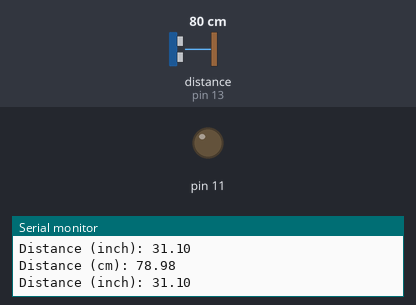
Recording of a sketch running on a simulated Arduino Uno, built with avr-gcc and run on an emulated ATmega328P. Parts: output pins drawn as LEDs (lit = HIGH), the last lines printed to the serial monitor. Wiring (inferred from the names in the program): ultrasonic range finder: trigger pin 12; echo pin 13. Inputs (shaded band) come from the test bench; at power-on: distance to the obstacle (sensor on pin 13) 80 cm. The echo pulse lasts 58.3 µs per cm; pins used as bus, display or sensor lines are not drawn.

Above: at 1.8 s.
1.9 s: distance to the obstacle (sensor on pin 13) set to 12 cm
4.2 s: distance to the obstacle (sensor on pin 13) set to 9 cm
At 7.1 s:
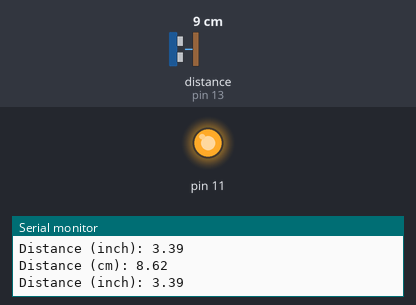
7.5 s: distance to the obstacle (sensor on pin 13) set to 55 cm
10.2 s: distance to the obstacle (sensor on pin 13) set to 66 cm
At 12.6 s:
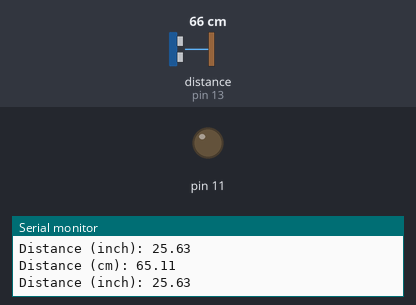
13.5 s: distance to the obstacle (sensor on pin 13) set to 2 cm
At 15.3 s:
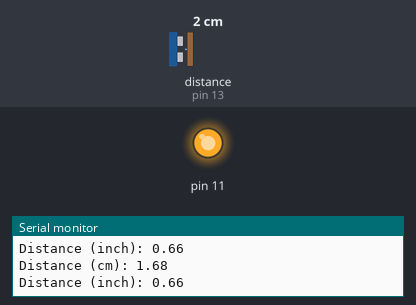
Timing chart, 0 to 16.8 s (numbered marks = the images above; inputs shaded):
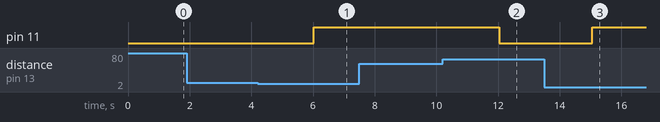

The sketch:

Water_Pump_Controller.ino
```cpp
const int trigPin = 12;
const int echoPin = 13;

//define sound velocity in cm/uS
#define SOUND_VELOCITY 0.034
#define CM_TO_INCH 0.393701

#define TOPCHECK 10
#define BOTTOMCHECK 60

long duration;
float distanceCm;
float distanceInch;

void setup() {
  Serial.begin(115200); // Starts the serial communication
  pinMode(trigPin, OUTPUT); // Sets the trigPin as an Output
  pinMode(echoPin, INPUT); // Sets the echoPin as an Input
  pinMode(11, OUTPUT);
}

void loop() {
  // Clears the trigPin
  digitalWrite(trigPin, LOW);
  delayMicroseconds(2);
  // Sets the trigPin on HIGH state for 10 micro seconds
  digitalWrite(trigPin, HIGH);
  delayMicroseconds(10);
  digitalWrite(trigPin, LOW);

  // Reads the echoPin, returns the sound wave travel time in microseconds
  duration = pulseIn(echoPin, HIGH);

  // Calculate the distance
  distanceCm = duration * SOUND_VELOCITY/2;

  // Convert to inches
  distanceInch = distanceCm * CM_TO_INCH;

  // Prints the distance on the Serial Monitor
  Serial.print("Distance (cm): ");
  Serial.println(distanceCm);
  Serial.print("Distance (inch): ");
  Serial.println(distanceInch);

  delay(1000);

  if(distanceCm < TOPCHECK) {
    digitalWrite(11, HIGH);
  }

  if(distanceCm > BOTTOMCHECK) {
    digitalWrite(11, LOW);
  }

}
```

Measured:
- the behaviour switches between 11 and 10 cm on distance to the obstacle (sensor on pin 13) (found by bisection; images 0 and 1)
- the behaviour switches between 60 and 61 cm on distance to the obstacle (sensor on pin 13) (found by bisection; images 1 and 2)
- after the input at 4.2 s, pin 11: LOW → HIGH after 1.8 s
- after the input at 10.2 s, pin 11: HIGH → LOW after 1.8 s
- after the input at 13.5 s, pin 11: LOW → HIGH after 1.6 s
